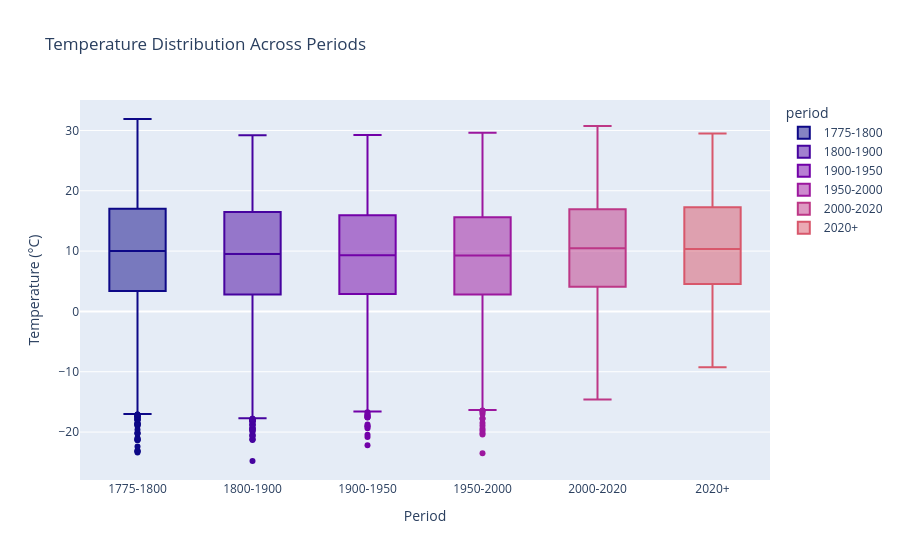

Notebook code for this chart:
### Code cell
# plot for temperature distribution boxplot
plt.style.use('default')

# filter
s1700 = daily_avg[daily_avg['date'].dt.year < 1800]['temp_avg']
s1800 = daily_avg[(daily_avg['date'].dt.year >= 1800) & (daily_avg['date'].dt.year < 1900)]['temp_avg']
s1900 = daily_avg[(daily_avg['date'].dt.year >= 1900) & (daily_avg['date'].dt.year < 1950)]['temp_avg']
s1950 = daily_avg[(daily_avg['date'].dt.year >= 1950) & (daily_avg['date'].dt.year < 2000)]['temp_avg']
s2000 = daily_avg[(daily_avg['date'].dt.year >= 2000) & (daily_avg['date'].dt.year < 2020)]['temp_avg']
s2020 = daily_avg[daily_avg['date'].dt.year >= 2020]['temp_avg']

# combine all periods into one DataFrame
box_data = pd.DataFrame({
    'temperature': pd.concat([s1700, s1800, s1900, s1950, s2000, s2020]).values,
    'period': (['1775-1800'] * len(s1700) + ['1800-1900'] * len(s1800) +
               ['1900-1950'] * len(s1900) + ['1950-2000'] * len(s1950) +
               ['2000-2020'] * len(s2000) + ['2020+'] * len(s2020))
})

fig = px.box(box_data, x='period', y='temperature',
             color='period',
             color_discrete_sequence=px.colors.sequential.Plasma,
             title='Temperature Distribution Across Periods')

fig.update_layout(xaxis_title='Period', yaxis_title='Temperature (°C)')

fig.show()

### Figure 1 — Plotly figure (JSON) as saved in the notebook; plotly's stock layout.template omitted (floating-point values rounded to 4 significant figures; data arrays with more than 128 entries replaced by an {"elided": "..."} marker saying what was removed)
{"data": [{"alignmentgroup": "True", "hovertemplate": "period=%{x}<br>temperature=%{y}<extra></extra>", "legendgroup": "1775-1800", "marker": {"color": "#0d0887"}, "name": "1775-1800", "notched": false, "offsetgroup": "1775-1800", "orientation": "v", "showlegend": true, "x": {"elided": "9131 str values"}, "x0": " ", "xaxis": "x", "y": {"elided": "9131 float values"}, "y0": " ", "yaxis": "y", "type": "box"}, {"alignmentgroup": "True", "hovertemplate": "period=%{x}<br>temperature=%{y}<extra></extra>", "legendgroup": "1800-1900", "marker": {"color": "#46039f"}, "name": "1800-1900", "notched": false, "offsetgroup": "1800-1900", "orientation": "v", "showlegend": true, "x": {"elided": "36524 str values"}, "x0": " ", "xaxis": "x", "y": {"elided": "36524 float values"}, "y0": " ", "yaxis": "y", "type": "box"}, {"alignmentgroup": "True", "hovertemplate": "period=%{x}<br>temperature=%{y}<extra></extra>", "legendgroup": "1900-1950", "marker": {"color": "#7201a8"}, "name": "1900-1950", "notched": false, "offsetgroup": "1900-1950", "orientation": "v", "showlegend": true, "x": {"elided": "18262 str values"}, "x0": " ", "xaxis": "x", "y": {"elided": "18262 float values"}, "y0": " ", "yaxis": "y", "type": "box"}, {"alignmentgroup": "True", "hovertemplate": "period=%{x}<br>temperature=%{y}<extra></extra>", "legendgroup": "1950-2000", "marker": {"color": "#9c179e"}, "name": "1950-2000", "notched": false, "offsetgroup": "1950-2000", "orientation": "v", "showlegend": true, "x": {"elided": "18262 str values"}, "x0": " ", "xaxis": "x", "y": {"elided": "18262 float values"}, "y0": " ", "yaxis": "y", "type": "box"}, {"alignmentgroup": "True", "hovertemplate": "period=%{x}<br>temperature=%{y}<extra></extra>", "legendgroup": "2000-2020", "marker": {"color": "#bd3786"}, "name": "2000-2020", "notched": false, "offsetgroup": "2000-2020", "orientation": "v", "showlegend": true, "x": {"elided": "7305 str values"}, "x0": " ", "xaxis": "x", "y": {"elided": "7305 float values"}, "y0": " ", "yaxis": "y", "type": "box"}, {"alignmentgroup": "True", "hovertemplate": "period=%{x}<br>temperature=%{y}<extra></extra>", "legendgroup": "2020+", "marker": {"color": "#d8576b"}, "name": "2020+", "notched": false, "offsetgroup": "2020+", "orientation": "v", "showlegend": true, "x": {"elided": "2340 str values"}, "x0": " ", "xaxis": "x", "y": {"elided": "2340 float values"}, "y0": " ", "yaxis": "y", "type": "box"}], "layout": {"xaxis": {"anchor": "y", "domain": [0.0, 1.0], "title": {"text": "Period"}, "categoryorder": "array", "categoryarray": ["1775-1800", "1800-1900", "1900-1950", "1950-2000", "2000-2020", "2020+"]}, "yaxis": {"anchor": "x", "domain": [0.0, 1.0], "title": {"text": "Temperature (°C)"}}, "legend": {"title": {"text": "period"}, "tracegroupgap": 0}, "title": {"text": "Temperature Distribution Across Periods"}, "boxmode": "overlay"}}
